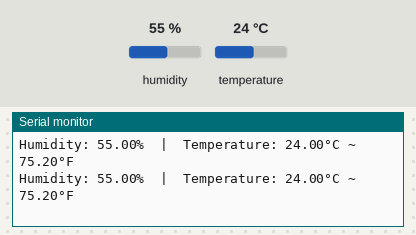
A sketch run on a simulated Arduino Uno, built with avr-gcc and run on an emulated ATmega328P. Shown: the last lines printed to the serial monitor. The inputs (shaded band) are chosen by the test bench; at power-on: humidity 55 %, temperature 24 °C.

Above: at 4.8 s.
4.9 s: humidity set to 22 %
At 7.0 s:
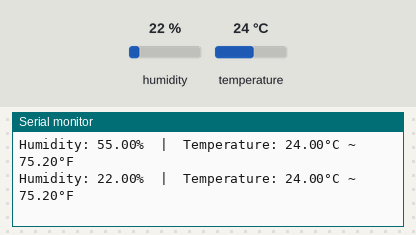
7.9 s: temperature set to 12 °C
At 9.5 s:
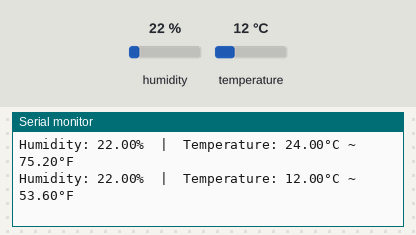
10.9 s: humidity set to 40 %
At 13.1 s:
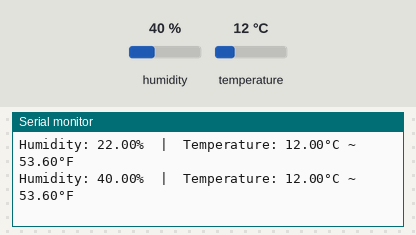
Timing chart, 0 to 14.6 s (numbered marks = the images above; inputs shaded):
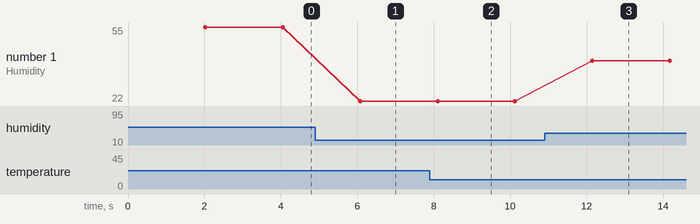

Measured:
- after the input at 4.9 s, the serial monitor: prints a new line after 1.2 s (image 1)
- after the input at 7.9 s, the serial monitor: prints a new line after 0.20 s (image 2)
- after the input at 10.9 s, the serial monitor: prints a new line after 1.2 s (image 3)
- plotted number 1: 55 → 22 after the input at 4.9 s, 22 → 40 after the input at 10.9 s

The sketch:

temp_basic.ino
```cpp
#include "DHT.h"
#define DHTPIN 2
#define DHTTYPE DHT11

DHT dht(DHTPIN, DHTTYPE);

void setup() {
  Serial.begin(9600);
  dht.begin();
}

void loop() {
  delay(2000);

  float humi  = dht.readHumidity();
  float tempC = dht.readTemperature();
  float tempF = dht.readTemperature(true);

  if (isnan(humi) || isnan(tempC) || isnan(tempF)) {
    Serial.println("Failed to read from DHT sensor!");
  }
  else {
    Serial.print("Humidity: ");
    Serial.print(humi);
    Serial.print("%");

    Serial.print("  |  ");

    Serial.print("Temperature: ");
    Serial.print(tempC);
    Serial.print("°C ~ ");
    Serial.print(tempF);
    Serial.println("°F");
  }
}
```
